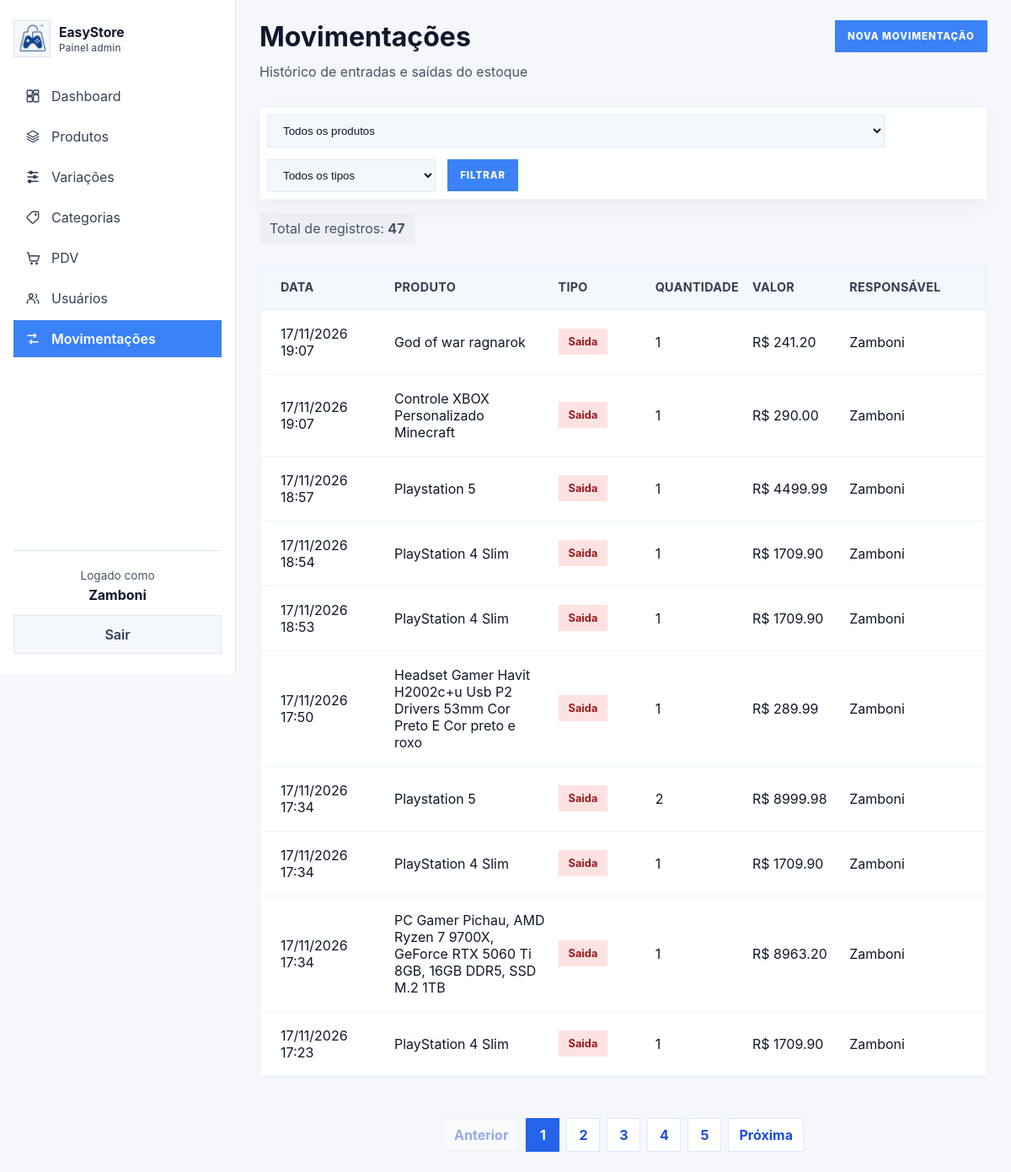
The page /movimentacoes/ (signed in) on the database as committed earlier.
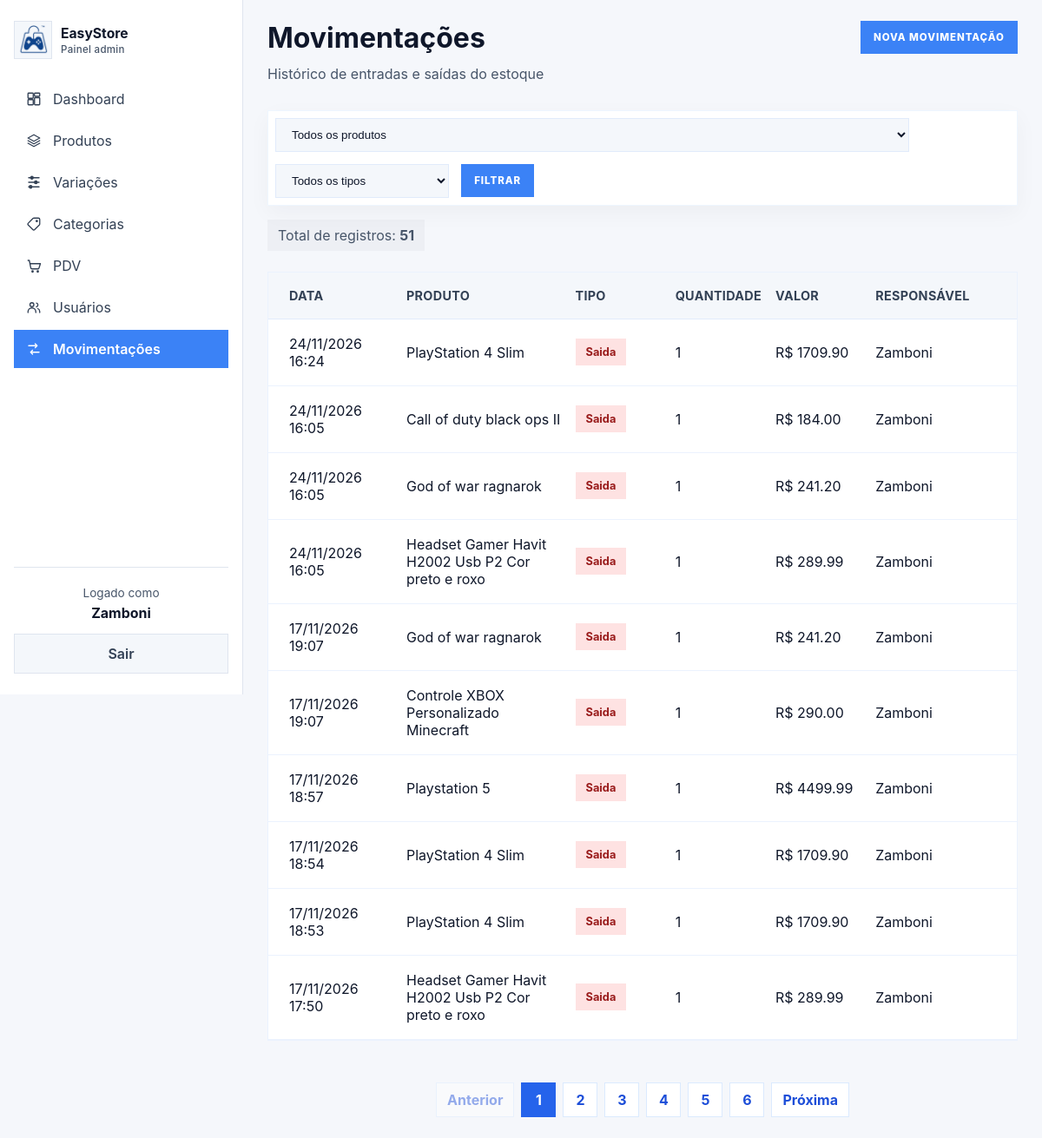
The same page on the database as committed later.
### app/models/movimentacao.py (models this page shows, shortened)
class Movimentacao(Base):
    __tablename__ = "movimentacoes"
    id = Column(Integer, primary_key=True, autoincrement=True, index=True)
    tipo = Column(Enum(Tipo_de_movimentacao), nullable=False)
    quantidade = Column(Integer, nullable=False)
    preco_unitario = Column(Float, nullable=False, default=0.0)
    observacao = Column(String(255), nullable=True)
    criando_em = Column(DateTime, server_default=func.now())
    produto_id = Column(Integer, ForeignKey("produtos.id", ondelete="CASCADE"), nullable=False)
    usuario_id = Column(Integer, ForeignKey("usuarios.id", ondelete="SET NULL"), nullable=False)
    produto = relationship(
        "Produto",
        backref=backref("movimentacoes", cascade="all, delete-orphan", passive_deletes=True),
    )
    usuario = relationship("Usuario", backref="movimentacoes")

### app/models/produto.py (models this page shows, shortened)
class Produto(Base):
    __tablename__ = "produtos"
    id = Column(Integer, primary_key=True, autoincrement=True, index=True)
    nome = Column(String(167), nullable=False, index=True)
    preco = Column(Float, nullable=False, default=0.0)
    plataforma = Column(String(100), nullable=False)
    descricao = Column(String(255), nullable=True)
    estoque_atual = Column(Integer, nullable=False, default=0)
    estoque_minimo = Column(Integer, nullable=False, default=5)
    ativo = Column(Boolean, default=True)
    imagem_path = Column(String(255), nullable=True)
    categoria_id = Column(Integer, ForeignKey("categorias.id", ondelete="SET NULL"), nullable=True)
    categoria = relationship("Categoria", back_populates="produtos")
    variacoes = relationship("ProdutoVariacao", back_populates="produto", cascade="all, delete-orphan")

### app/models/usuario.py (models this page shows)
class Usuario(Base):
    __tablename__ = "usuarios"
    id = Column(Integer, primary_key=True, autoincrement=True)
    nome = Column(String(167), nullable=False)
    email = Column(String(167), unique=True, index=True, nullable=False)
    senha_hash = Column(String(255), nullable=False)
    role = Column(String(20), nullable=False, default="operador")
    ativo = Column(Boolean, default=True)
    criado_em = Column(DateTime, server_default=func.now())
    xp_total = Column(Integer, nullable=False, default=0)
    nivel = Column(Integer, nullable=False, default=1)
    moedas_resgate = Column(Integer, nullable=False, default=0)
    cliente_perfil = relationship(
        "Cliente",
        back_populates="usuario",
        uselist=False,
    )

### app/controllers/movimentacao_controller.py (the view)
@router.get("/")
def listar_movimentacoes(
    request: Request,
    produto_id: int = 0,
    tipo: str = "",
    pagina: int = 1,
    por_pagina: int = 10,
    db: Session = Depends(get_db),
    usuario=Depends(get_admin),
):
    query = db.query(Movimentacao).order_by(Movimentacao.criando_em.desc())
    if produto_id:
        query = query.filter(Movimentacao.produto_id == produto_id)
    if tipo in {item.value for item in Tipo_de_movimentacao}:
        query = query.filter(Movimentacao.tipo == Tipo_de_movimentacao(tipo))
    total_movimentacoes = query.count()
    por_pagina = min(max(por_pagina, 1), 10)
    total_paginas = math.ceil(total_movimentacoes / por_pagina) if total_movimentacoes else 1
    pagina = min(max(pagina, 1), total_paginas)
    movimentacoes = query.offset((pagina - 1) * por_pagina).limit(por_pagina).all()
    produtos = db.query(Produto).filter(Produto.ativo == True).order_by(Produto.nome).all()
    return templates.TemplateResponse(
        request,
        "admin/movimentacoes.html",
        {
            "request": request,
            "usuario": usuario,
            "movimentacoes": movimentacoes,
            "produtos": produtos,
            "produto_id": produto_id,
            "tipo": tipo,
            "pagina": pagina,
            "por_pagina": por_pagina,
            "total_paginas": total_paginas,
            "total_movimentacoes": total_movimentacoes,
            "page_title": "Movimentações",
            "page_subtitle": "Histórico de entradas e saídas do estoque",
            "css_path": "css/movimentacoes.css",
            "active": "movimentacoes",
            "extra_button": {"href": "/movimentacoes/nova", "label": "Nova movimentação"},
        },
    )

### app/templates/admin/movimentacoes.html (shortened to what this page needs)
{% extends "admin/base.html" %}
{% block content %}
<div class="page-actions">
  <form class="search-bar" action="/movimentacoes" method="get">
    <select name="produto_id">
      <option value="0">Todos os produtos</option>
    </select>
    <select name="tipo">
      <option value="">Todos os tipos</option>
    </select>
    <button type="submit" class="btn btn-primary">Filtrar</button>
  </form>
  <span class="detail-pill">Total de registros: <strong>{{ total_movimentacoes }}</strong></span>
</div>
<div class="table-card movements-table">
  <div class="table-row header">
    <div>Data</div>
    <div>Produto</div>
    <div>Tipo</div>
    <div>Quantidade</div>
    <div>Valor</div>
    <div>Responsável</div>
  </div>
  {% for movimento in movimentacoes %}
  <div class="table-row">
    <div>{{ movimento.criando_em.strftime('%d/%m/%Y %H:%M') if movimento.criando_em else '-' }}</div>
    <div>
      <a href="/movimentacoes/produto/{{ movimento.produto_id }}">{{ movimento.produto.nome if movimento.produto else '-' }}</a>
    </div>
    <div><span class="status-badge {{ movimento.tipo.value }}">{{ movimento.tipo.value|capitalize }}</span></div>
    <div>{{ movimento.quantidade }}</div>
    <div>R$ {{ "%.2f"|format(movimento.valor_total) }}</div>
    <div>{{ movimento.usuario.nome if movimento.usuario else '-' }}</div>
  </div>
  {% else %}
  <div class="empty-state">Nenhuma movimentação encontrada.</div>
  {% endfor %}
</div>
<nav class="pagination" aria-label="Paginação de movimentações">
  <a class="pagination-link {% if pagina == 1 %}disabled{% endif %}" href="/movimentacoes?produto_id={{ produto_id }}&tipo={{ tipo }}&por_pagina={{ por_pagina }}&pagina={{ pagina - 1 }}">Anterior</a>
  {% for numero in range(1, total_paginas + 1) %}
  <a class="pagination-link {% if numero == pagina %}active{% endif %}" href="/movimentacoes?produto_id={{ produto_id }}&tipo={{ tipo }}&por_pagina={{ por_pagina }}&pagina={{ numero }}">{{ numero }}</a>
  {% endfor %}
  <a class="pagination-link {% if pagina == total_paginas %}disabled{% endif %}" href="/movimentacoes?produto_id={{ produto_id }}&tipo={{ tipo }}&por_pagina={{ por_pagina }}&pagina={{ pagina + 1 }}">Próxima</a>
</nav>
{% endblock %}

Rows that differ between the two databases and show on the page:
no longer on this page (row unchanged): Movimentacao: criando_em "17/11/2026 17:34", produto "Playstation 5", tipo.value "Saida", quantidade "2", valor_total "8999.98", usuario "Zamboni"
no longer on this page (row unchanged): Movimentacao: criando_em "17/11/2026 17:34", produto "PlayStation 4 Slim", tipo.value "Saida", quantidade "1", valor_total "1709.90", usuario "Zamboni"
no longer on this page (row unchanged): Movimentacao: criando_em "17/11/2026 17:34", produto "PC Gamer Pichau, AMD Ryzen 7 9700X, GeForce RTX 5060 Ti 8GB, 16GB DDR5, SSD M.2 1TB", tipo.value "Saida", quantidade "1", valor_total "8963.20", usuario "Zamboni"
no longer on this page (row unchanged): Movimentacao: criando_em "17/11/2026 17:23", produto "PlayStation 4 Slim", tipo.value "Saida", quantidade "1", valor_total "1709.90", usuario "Zamboni"
added Movimentacao: criando_em "24/11/2026 16:24", produto "PlayStation 4 Slim", tipo.value "Saida", quantidade "1", valor_total "1709.90", usuario "Zamboni"
added Movimentacao: criando_em "24/11/2026 16:05", produto "Call of duty black ops II", tipo.value "Saida", quantidade "1", valor_total "184.00", usuario "Zamboni"
added Movimentacao: criando_em "24/11/2026 16:05", produto "God of war ragnarok", tipo.value "Saida", quantidade "1", valor_total "241.20", usuario "Zamboni"
added Movimentacao: criando_em "24/11/2026 16:05", produto "Headset Gamer Havit H2002 Usb P2 Cor preto e roxo", tipo.value "Saida", quantidade "1", valor_total "289.99", usuario "Zamboni"
changed through a linked row, Movimentacao (number 10 of 10 on the later page): produto "Headset Gamer Havit H2002c+u Usb P2 Drivers 53mm Cor Preto E Cor preto e roxo" → "Headset Gamer Havit H2002 Usb P2 Cor preto e roxo"
Other text that changed with them:
{{ total_movimentacoes }}: "47" → "51"
new list line: "6"
